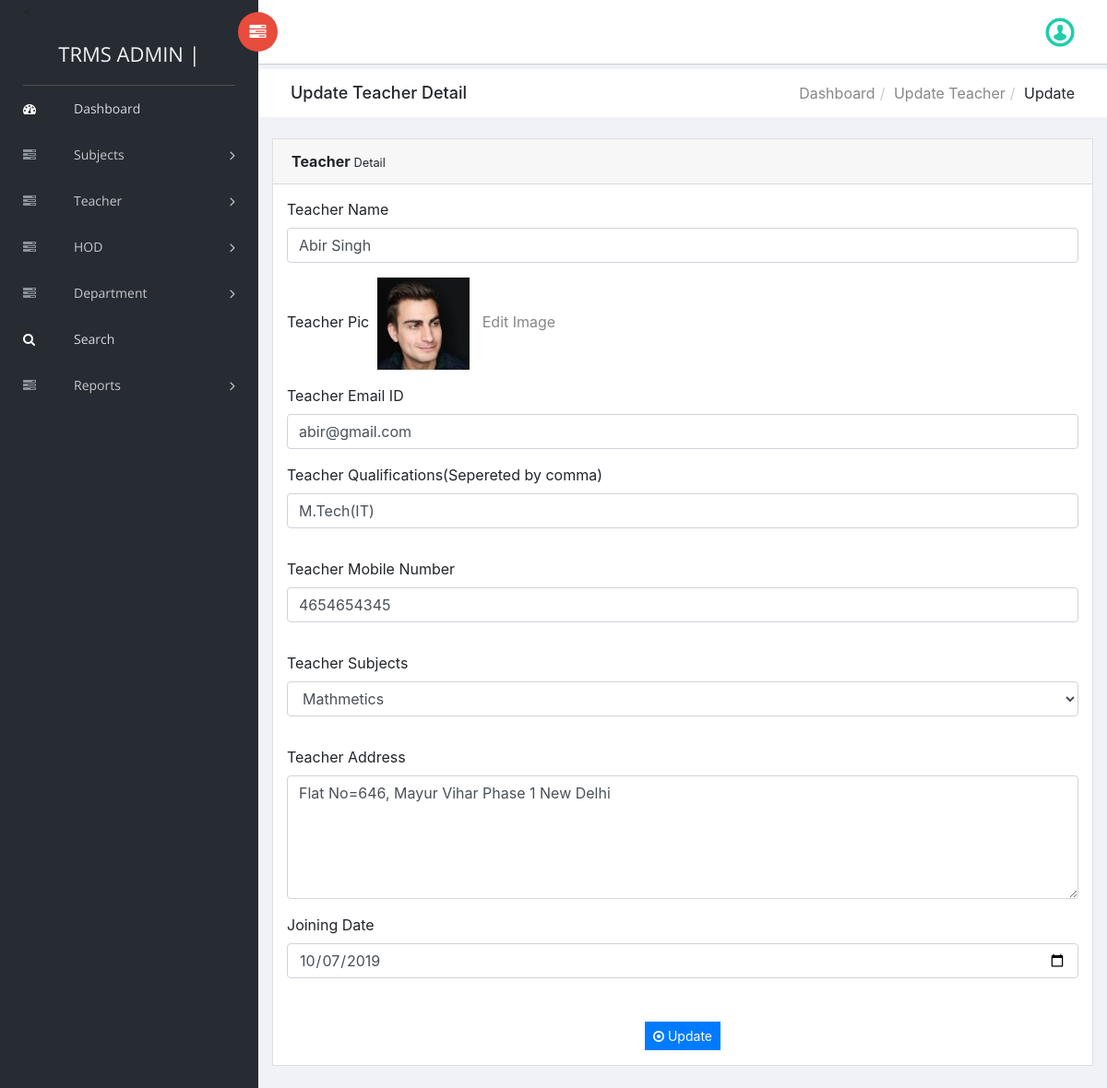
The app's page /trms/admin/edit-teacher-detail.php?editid=1 (signed in) with its own data.
### tables this page shows
CREATE TABLE `tblteacher` (
  `ID` int(10) AUTO_INCREMENT PRIMARY KEY,
  `Name` varchar(120) DEFAULT NULL,
  `Picture` varchar(200) NOT NULL,
  `Email` varchar(120) DEFAULT NULL,
  `MobileNumber` bigint(10) DEFAULT NULL,
  `Qualifications` varchar(120) DEFAULT NULL,
  `Address` varchar(200) DEFAULT NULL,
  `TeacherSub` varchar(120) DEFAULT NULL,
  `JoiningDate` varchar(120) DEFAULT NULL,
  `RegDate` timestamp NOT NULL DEFAULT current_timestamp(),
  `UserName` varchar(64) NOT NULL,
  `Password` varchar(32) NOT NULL,
  `DeptId` int(10) DEFAULT NULL REFERENCES tbldepartment(ID)
);

### trms/admin/edit-teacher-detail.php (the view, shortened to what this page needs)
<?php
include('includes/dbconnection.php');
if (strlen($_SESSION['trmsaid']==0)) {
  header('location:logout.php');
  } else{
  ?>
<!doctype html>
<html class="no-js" lang="en">
<head>
    <link rel="stylesheet" href="vendors/bootstrap/dist/css/bootstrap.min.css">
    <link rel="stylesheet" href="vendors/font-awesome/css/font-awesome.min.css">
    <link rel="stylesheet" href="vendors/themify-icons/css/themify-icons.css">
    <link rel="stylesheet" href="vendors/flag-icon-css/css/flag-icon.min.css">
    <link rel="stylesheet" href="vendors/selectFX/css/cs-skin-elastic.css">
    <link rel="stylesheet" href="assets/css/style.css">
</head>
<body>
    <?php include_once('includes/sidebar.php');?>
    <div id="right-panel" class="right-panel">
        <?php include_once('includes/header.php');?>
        <div class="breadcrumbs">
            <div class="col-sm-4">
                <div class="page-header float-left">
                    <div class="page-title">
                        <h1>Update Teacher Detail</h1>
                    </div>
                </div>
            </div>
            <div class="col-sm-8">
                <div class="page-header float-right">
                    <div class="page-title">
                        <ol class="breadcrumb text-right">
                            <li><a href="dashboard.php">Dashboard</a></li>
                            <li><a href="manage-teacher.php">Update Teacher</a></li>
                            <li class="active">Update</li>
                        </ol>
                    </div>
                </div>
            </div>
        </div>
        <div class="content mt-3">
            <div class="animated fadeIn">
                <div class="row">
                    <div class="col-lg-6">
                    </div>
                    <div class="col-lg-12">
                        <div class="card">
                            <div class="card-header"><strong>Teacher</strong><small> Detail</small></div>
                            <form name="" method="post" action="" enctype="multipart/form-data">
                            <div class="card-body card-block">
 <?php
$eid=$_GET['editid'];
$sql="SELECT * from  tblteacher where ID=$eid";
$query = $dbh -> prepare($sql);
$query->execute();
$results=$query->fetchAll(PDO::FETCH_OBJ);
$cnt=1;
if($query->rowCount() > 0)
{
foreach($results as $row)
{               ?>
<div class="form-group">
<label for="company" class=" form-control-label">Teacher Name</label>
<input type="text" name="tname" value="<?php  echo $row->Name;?>" class="form-control" id="tname" required="true">
</div>
<div class="form-group">
<label for="company" class=" form-control-label">Teacher Pic</label> &nbsp;<img src="images/<?php echo $row->Picture;?>" width="100" height="100" value="<?php  echo $row->Picture;?>">
<a href="changeimage.php?editid=<?php echo $row->ID;?>"> &nbsp; Edit Image</a>
</div>
<div class="form-group">
<label for="street" class=" form-control-label">Teacher Email ID</label>
<input type="text" name="email" value="<?php  echo $row->Email;?>" id="email" class="form-control" required="true">
</div>
<div class="row form-group">
<div class="col-12">
<div class="form-group">
<label for="city" class=" form-control-label">Teacher Qualifications(Sepereted by comma)</label>
<input type="text" name="qualifications" id="qualifications" value="<?php  echo $row->Qualifications;?>" class="form-control" required="true">
</div>
</div>
</div>
<div class="row form-group">
<div class="col-12">
<div class="form-group"><label for="city" class=" form-control-label">Teacher Mobile Number</label><input type="text" name="mobilenumber" id="mobilenumber" value="<?php  echo $row->MobileNumber;?>" class="form-control" required="true" maxlength="10" pattern="[0-9]+"></div>
</div>
</div>
<div class="row form-group">
<div class="col-12">
<div class="form-group"><label for="city" class=" form-control-label">Teacher Subjects</label><select type="text" name="tsubjects" id="tsubjects" value="" class="form-control" required="true">
<option value="<?php  echo $row->TeacherSub;?>"><?php  echo $row->TeacherSub;?></option>
</select></div>
</div>
 </div>
<div class="row form-group">
<div class="col-12">
<div class="form-group"><label for="city" class=" form-control-label">Teacher Address</label><textarea type="text" name="address" id="address" class="form-control" rows="5" cols="12" required="true"><?php  echo $row->Address;?></textarea></div>
</div>
<div class="col-12">
<div class="form-group"><label for="city" class=" form-control-label">Joining Date</label><input type="date" name="joiningdate" id="joiningdate" value="<?php  echo $row->JoiningDate;?>" class="form-control" required="true"></div>
</div>
</div>
</div>
<?php $cnt=$cnt+1;}} ?>
<p style="text-align: center;"><button type="submit" class="btn btn-primary btn-sm" name="submit" id="submit"><i class="fa fa-dot-circle-o"></i> Update</button></p>
                                                </div>
                                            </div>
                                            </div>
                                        </div>
                                    </div>
                                </div>
</body>
</html>
<?php }  ?>

### records on screen
tblteacher: tname "Abir Singh", Picture (picture), email "abir@gmail.com", qualifications "M.Tech(IT)", mobilenumber "4654654345", tsubjects "Mathmetics", address "Flat No=646, Mayur Vihar Phase 1 New Delhi", joiningdate "10/07/2019"
